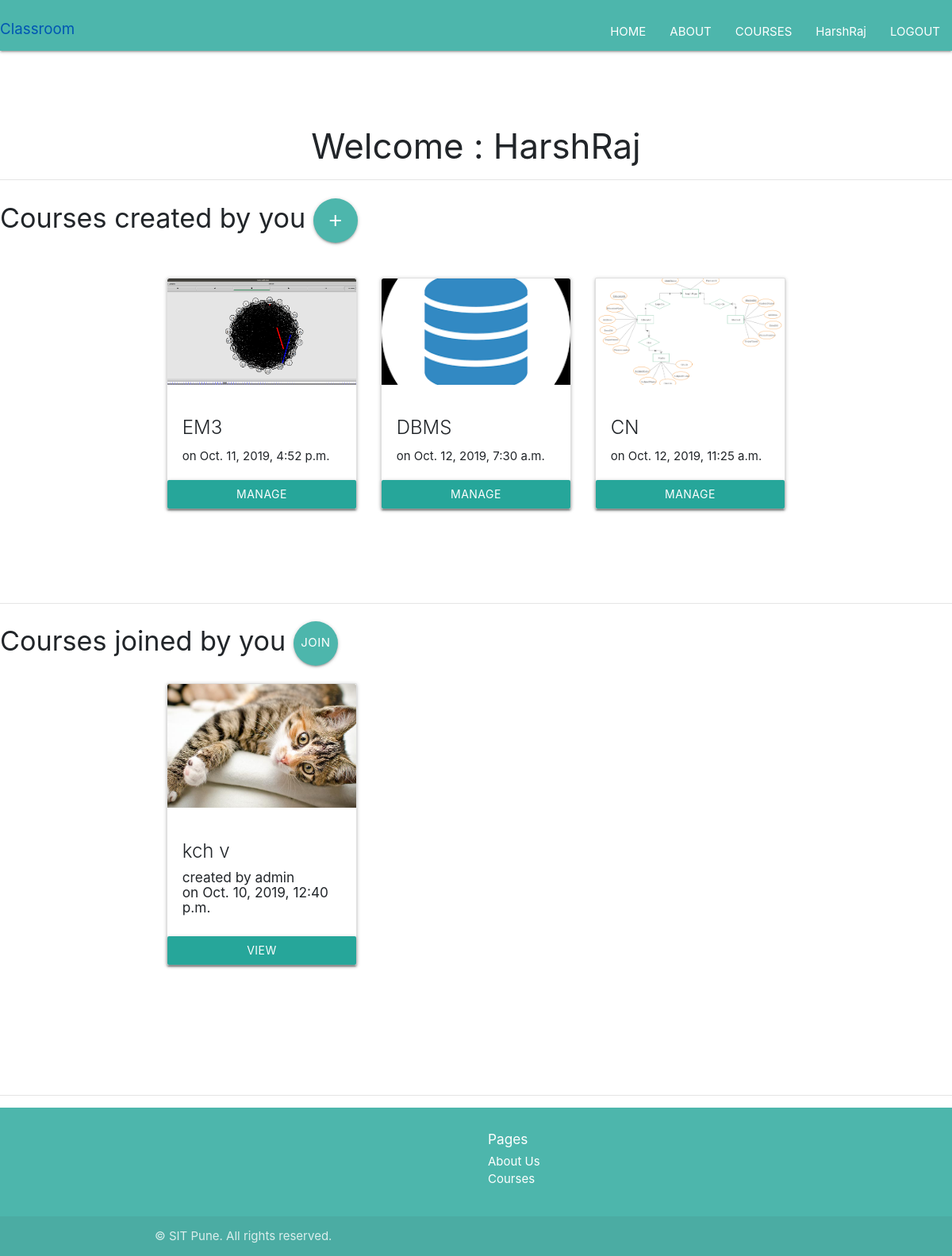
Before: /accounts/profile/ (signed in) with the older database file.
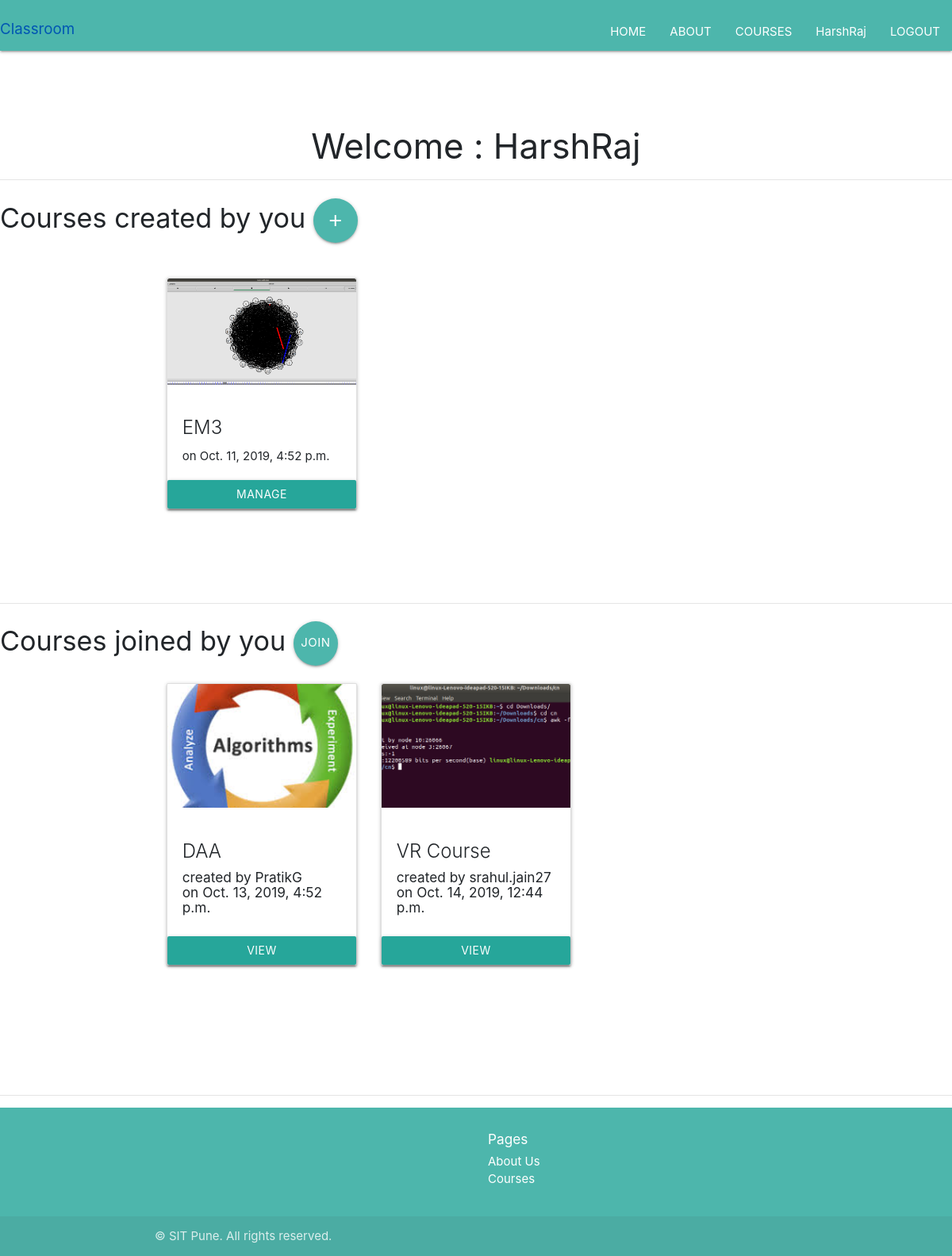
After: the same page with the newer database file.
### courses/models.py (models this page shows, shortened)
class courseName(models.Model):
    name = models.CharField(max_length=255)
    created_by = models.ForeignKey(
        User, related_name="owner", on_delete=models.CASCADE)
    joined_by = models.ForeignKey(
        User, null=True, blank=True, on_delete=models.CASCADE, related_name="joined")
    image = models.ImageField(blank=True, null=True, upload_to='courses/',default="/default/courses.jpeg")
    created_At = models.DateTimeField(auto_now=False, auto_now_add=True)
    def get_absolute_url(self):
        return "/courses/view/%s" % (self.name)

### user/views.py (the view)
# urls.py: path('profile/', views.profile),
@login_required
def profile(request):
    qs = courseName.objects.all().filter(created_by=request.user)
    qs1 = courseName.objects.all().filter(joined_by=request.user)
    context = {"qs": qs,
               "qs1": qs1}
    return render(request, 'sample/profile.html', context)

### user/templates/sample/profile.html (shortened to what this page needs)
{% extends "Base.html" %} {% block content %}
<br />
<br />
<br />
 <h3 class="text-center">
  Welcome : {{ user }}
</h3>
<hr>
<h4>Courses created by you <a  href="/courses/add" class="btn-floating btn-large waves-effect waves-light teal lighten-2"><i class="material-icons">add</i></a></h4>
<br />
<div class="container">
  <div class="row">
    {% for a in qs %}
    <div class="col-sm-4">
            <div class="card">
                <div class="embed-responsive embed-responsive-16by9">
          <img
          alt="Card image cap" class="card-img-top embed-responsive-item"
            src="{{ a.image.url }}"
          />
                </div>
          <div class="card-body">
            <h4 class="card-title">
              <a>{{ a.name }} </a>
            </h4>
            <p class="card-text">on {{ a.created_At }}</p>
          </div>
          <a href="{{ a.get_absolute_url }}" class="btn btn-primary"> Manage</a>
        </div>
      </div>
    <br />
    <br /><br /><br />
    {% endfor %}
  </div>
</div>
<br />
<br />
<br />
<hr />
<h4>
  Courses joined by you <a  href=" /courses/all"  class="btn-floating btn-large waves-effect waves-light teal lighten-2">JOIN OTHER COURSES</a></h4>
  <div class="container">
    <div class="row">
      {% for a1 in qs1 %}
      <div class="col-sm-4">
        <div class="card">
            <div class="embed-responsive embed-responsive-16by9">
            <img alt="Card image cap"
            class="card-img-top embed-responsive-item"
              src="{{ a1.image.url }}"
            />
            </div>
            <div class="card-body">
              <h4 class="card-title">
                <a> {{ a1.name }} </a>
              </h4>
              <h6>
                created by {{ a1.created_by }} <br />on {{ a1.created_At }}
              </h6>
            </div>
            <a href="{{ a1.get_absolute_url }}" class="btn btn-primary"> View</a>
          </div>
        </div>
      {% endfor %}
    </div>
  </div>
  <br />
  <br />
  <br>
  <br>
  <br>
  <hr />
  {% endblock %}

Changed rows visible on the page:
removed courseName: image (picture), name "DBMS", created_At "Oct. 12, 2019, 7:30 a.m.", shown under "Courses created by you"
removed courseName: image (picture), name "CN", created_At "Oct. 12, 2019, 11:25 a.m.", shown under "Courses created by you"
no longer on this page (row edited): courseName: image (picture), name "kch v", created_by "admin", created_At "Oct. 10, 2019, 12:40 p.m."
now on this page (row edited): courseName: image (picture), name "DAA", created_by "PratikG", created_At "Oct. 13, 2019, 4:52 p.m."
added courseName: image (picture), name "VR Course", created_by "srahul.jain27", created_At "Oct. 14, 2019, 12:44 p.m."
